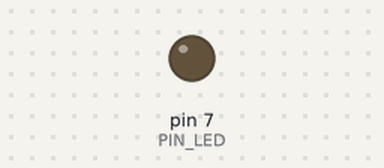
Recording of a sketch running on a simulated Arduino Uno, built with avr-gcc and run on an emulated ATmega328P. Parts: output pins drawn as LEDs (lit = HIGH). Dashed ring = blinking. What the sketch prints to the serial monitor is not drawn. At 2.0 s the program stops and its outputs stay as they are.

Above: at 0.5 s.
At 1.85 s:
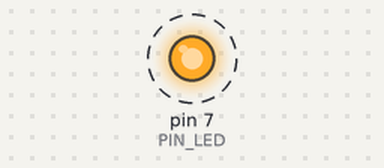
Timing chart, 0 to 3.0 s (numbered marks = the images above):
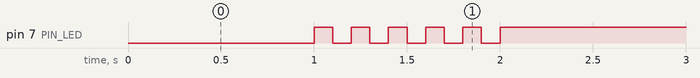

Measured:
- by itself, pin 7 (PIN_LED): alternates HIGH for 0.10 s and LOW for 0.10 s, 11 changes in all, then stays HIGH

The sketch:

05_practice_2.ino
```cpp
#define PIN_LED 7
unsigned int count, toggle;

void setup() {
  pinMode(PIN_LED, OUTPUT);
  Serial.begin(115200); // Initialize serial port
  while (!Serial) {
    ; // wait for serial port to connect.
  }
  Serial.println("Hello World!");
  count = toggle = 0;
  digitalWrite(PIN_LED, toggle); // turn off LED.
}

void loop() {
  int i;
  Serial.println(++count);
  toggle = toggle_state(toggle); // toggle LED value.
  digitalWrite(PIN_LED, toggle); // update LED status.
  delay(1000); // wait for 1,000 milliseconds

  i=0;
  while(i<10) {
    toggle = 1 - toggle;
    toggle = toggle_state(toggle);
    digitalWrite(PIN_LED, toggle);
    delay(100);
    i++;
  }
  while(1) {
    toggle = 1;
    toggle = toggle_state(toggle);
    digitalWrite(PIN_LED, toggle);
  }
}

int toggle_state(int toggle) {
    return toggle;
}
```
